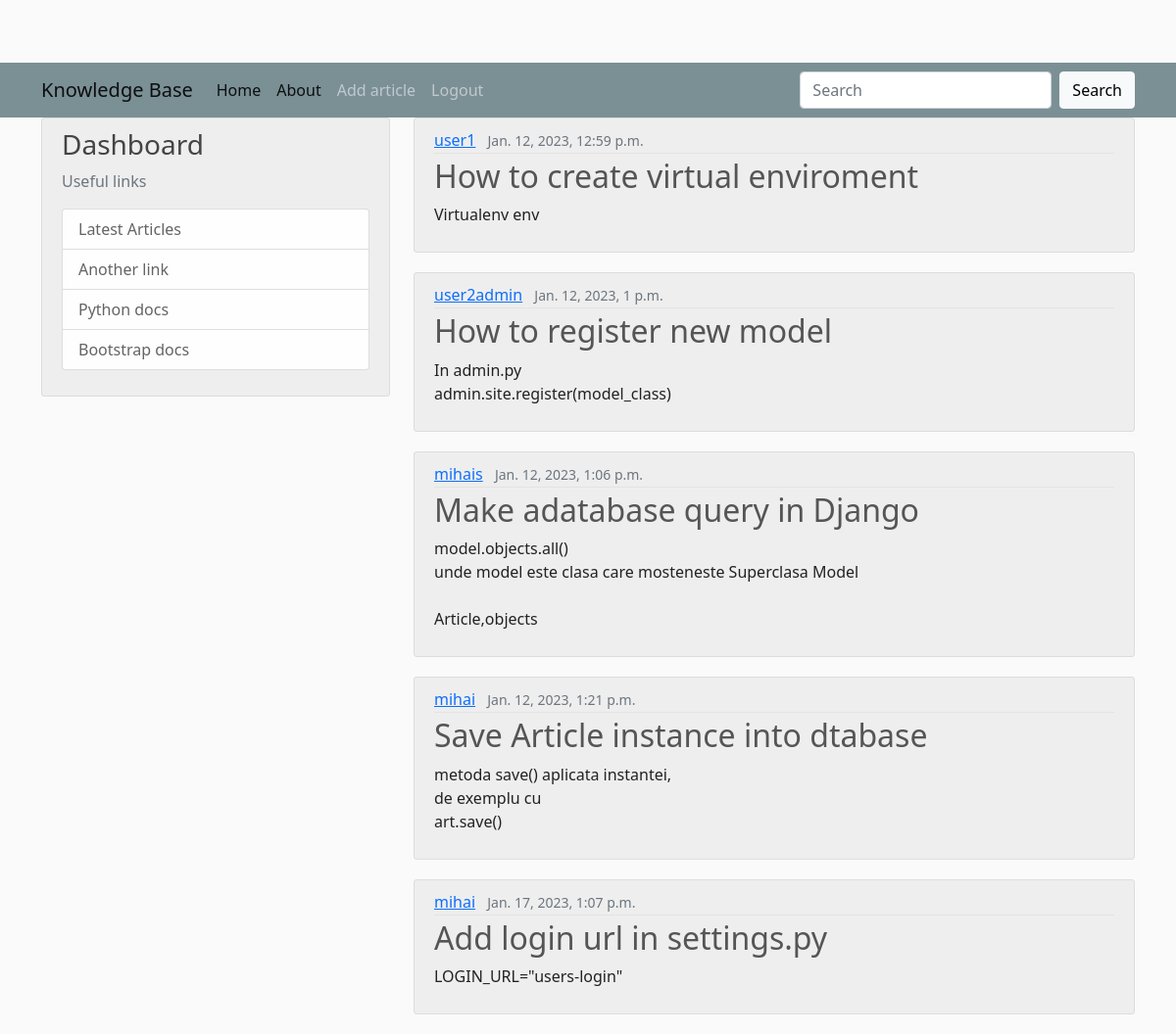
The page / (signed in) on the database its author committed.
### kb/models.py (models this page shows, shortened)
class Article(models.Model):
    author = ForeignKey(User, on_delete=models.CASCADE)
    title = models.CharField(max_length=150)
    content = models.TextField()
    date = models.DateTimeField(default=timezone.now)

### kb/views.py (the view)
# urls.py: path('', views.home, name='kb-home'),
def home(request):
    context = {'title': 'Articles', 'articles': Article.objects.all()}
    return render(request, 'kb/home.html', context)

### kb/templates/kb/home.html
{% extends "kb/base.html" %}
{% block content %}
    {% for article in articles %}
    <article class="media content-section">
        <div class="media-body">
          <div class="article-metadata">
            <a class="me-2" href="#">{{ article.author }}</a>
            <small class="text-muted">{{ article.date }}</small>
          </div>
          <h2><a class="article-title" href="#">{{ article.title }}</a></h2>
          <p class="article-content">{{ article.content }}</p>
        </div>
      </article>
    {% endfor %}
{% endblock content %}

### kb/static/kb/main.css (style rules this page uses)
body { background: #fafafa; color: #222222; margin-top: 4rem; }
h1, h2, h3, h4, h5, h6 { color: #444444; }
.content-section { background: #eeeeee; padding: 10px 20px; border: 1px solid #dddddd; border-radius: 3px; margin-bottom: 20px; }
.article-title { color: #555555; text-decoration: none; }
.article-content { white-space: pre-line; }
.article-metadata { padding-bottom: 1px; margin-bottom: 4px; border-bottom: 1px solid #e3e3e3 }

### rows shown on the page
Article: author "user1", date "Jan. 12, 2023, 12:59 p.m.", title "How to create virtual enviroment", content "Virtualenv env"
Article: author "user2admin", date "Jan. 12, 2023, 1 p.m.", title "How to register new model", content "In admin.py admin.site.register(model_class)"
Article: author "mihais", date "Jan. 12, 2023, 1:06 p.m.", title "Make adatabase query in Django", content "model.objects.all() unde model este clasa care mosteneste Superclasa Model Article,objects"
Article: author "mihai", date "Jan. 12, 2023, 1:21 p.m.", title "Save Article instance into dtabase", content "metoda save() aplicata instantei, de exemplu cu art.save()"
Article: author "mihai", date "Jan. 17, 2023, 1:07 p.m.", title "Add login url in settings.py", content "LOGIN_URL=\"users-login\""
